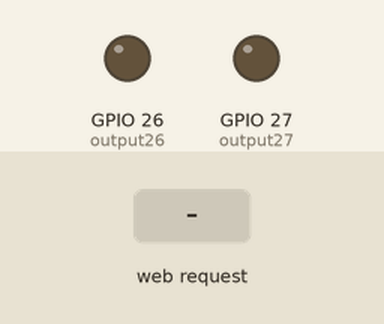
This program was run on a simulated ESP32. Parts: output pins drawn as LEDs (lit = HIGH). The test bench sets the inputs (shaded band). WiFi joins after 1.5 s; servers stay silent unless stated; what the program prints to the serial monitor is not drawn.

Above: at 2.7 s.
2.8 s: HTTP request GET /26/on received
At 3.1 s:
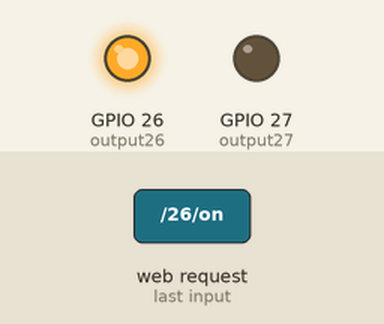
4.3 s: HTTP request GET /27/on received
At 5.5 s:
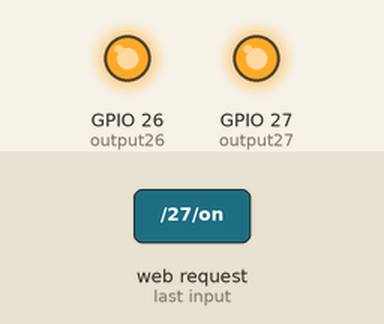
5.8 s: HTTP request GET /26/off received
At 6.6 s:
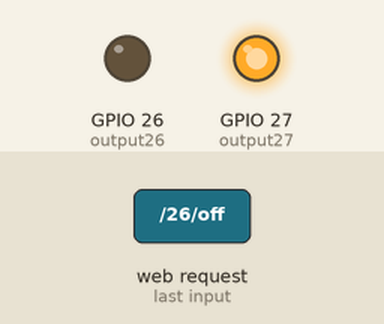
7.3 s: HTTP request GET /27/off received
At 7.8 s:
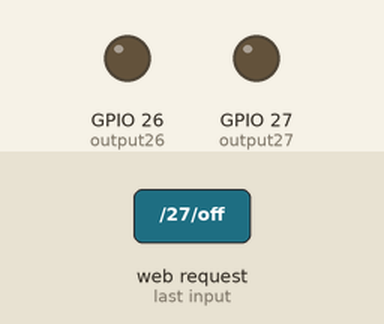
Timing chart, 0 to 9.8 s (numbered marks = the images above; inputs shaded):
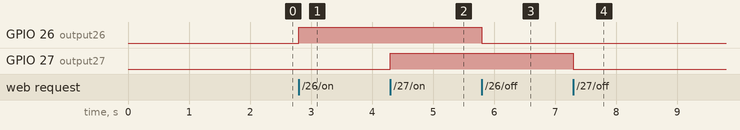

The program:

main.cpp
```cpp
// (licence header left out)
#include <WiFi.h>
#include <WebServer.h>

// Replace with your network credentials
const char* ssid = "REPLACE_WITH_YOUR_SSID";
const char* password = "REPLACE_WITH_YOUR_PASSWORD";

// Username and password for web page access
const char* http_username = "admin";
const char* http_password = "admin";

// Assign output variables to GPIO pins
const int output26 = 26;
const int output27 = 27;
String output26State = "off";
String output27State = "off";

// Create a web server object
WebServer server(80);

// Function to authenticate user
bool isAuthenticated() {
  if (!server.authenticate(http_username, http_password)) {
    server.requestAuthentication();
    return false;
  }
  return true;
}

// Function to handle turning GPIO 26 on
void handleGPIO26On() {
  if (!isAuthenticated()) return;
  output26State = "on";
  digitalWrite(output26, HIGH);
  handleRoot();
}

// Function to handle turning GPIO 26 off
void handleGPIO26Off() {
  if (!isAuthenticated()) return;
  output26State = "off";
  digitalWrite(output26, LOW);
  handleRoot();
}

// Function to handle turning GPIO 27 on
void handleGPIO27On() {
  if (!isAuthenticated()) return;
  output27State = "on";
  digitalWrite(output27, HIGH);
  handleRoot();
}

// Function to handle turning GPIO 27 off
void handleGPIO27Off() {
  if (!isAuthenticated()) return;
  output27State = "off";
  digitalWrite(output27, LOW);
  handleRoot();
}

// Function to handle the root URL and show the current states
void handleRoot() {
  if (!isAuthenticated()) return;

  String html = "<!DOCTYPE html><html><head><meta name=\"viewport\" content=\"width=device-width, initial-scale=1\">";
  html += "<link rel=\"icon\" href=\"data:,\">";
  html += "<style>html { font-family: Helvetica; display: inline-block; margin: 0px auto; text-align: center;}";
  html += ".button { background-color: #4CAF50; border: none; color: white; padding: 16px 40px; text-decoration: none; font-size: 30px; margin: 2px; cursor: pointer;}";
  html += ".button2 { background-color: #555555; }</style></head>";
  html += "<body><h1>ESP32 Web Server</h1>";

  // Display GPIO 26 controls
  html += "<p>GPIO 26 - State " + output26State + "</p>";
  if (output26State == "off") {
    html += "<p><a href=\"/26/on\"><button class=\"button\">ON</button></a></p>";
  } else {
    html += "<p><a href=\"/26/off\"><button class=\"button button2\">OFF</button></a></p>";
  }

  // Display GPIO 27 controls
  html += "<p>GPIO 27 - State " + output27State + "</p>";
  if (output27State == "off") {
    html += "<p><a href=\"/27/on\"><button class=\"button\">ON</button></a></p>";
  } else {
    html += "<p><a href=\"/27/off\"><button class=\"button button2\">OFF</button></a></p>";
  }

  html += "</body></html>";
  server.send(200, "text/html", html);
}

void setup() {
  Serial.begin(115200);

  // Initialize the output variables as outputs
  pinMode(output26, OUTPUT);
  pinMode(output27, OUTPUT);
  // Set outputs to LOW
  digitalWrite(output26, LOW);
  digitalWrite(output27, LOW);

  // Connect to Wi-Fi network
  Serial.print("Connecting to ");
  Serial.println(ssid);
  WiFi.begin(ssid, password);
  while (WiFi.status() != WL_CONNECTED) {
    delay(500);
    Serial.print(".");
  }
  Serial.println("");
  Serial.println("WiFi connected.");
  Serial.println("IP address: ");
  Serial.println(WiFi.localIP());

  // Set up the web server to handle different routes with authentication
  server.on("/", handleRoot);
  server.on("/26/on", handleGPIO26On);
  server.on("/26/off", handleGPIO26Off);
  server.on("/27/on", handleGPIO27On);
  server.on("/27/off", handleGPIO27Off);

  // Start the web server
  server.begin();
  Serial.println("HTTP server started");
}

void loop() {
  // Handle incoming client requests
  server.handleClient();
}
```

Measured:
- after the input at 2.8 s, GPIO 26 (output26): LOW → HIGH at once
- after the input at 4.3 s, GPIO 27 (output27): LOW → HIGH at once
- after the input at 5.8 s, GPIO 26 (output26): HIGH → LOW at once
- after the input at 7.3 s, GPIO 27 (output27): HIGH → LOW at once
